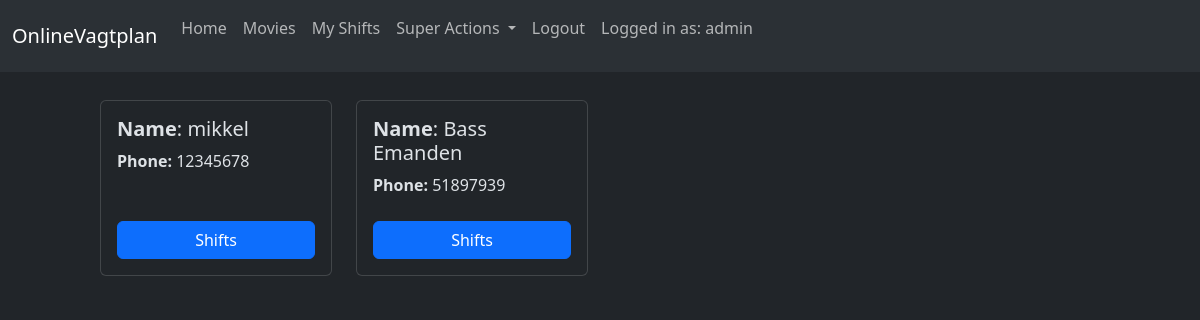
Before: /volunteers/ (signed in) with the older database file.
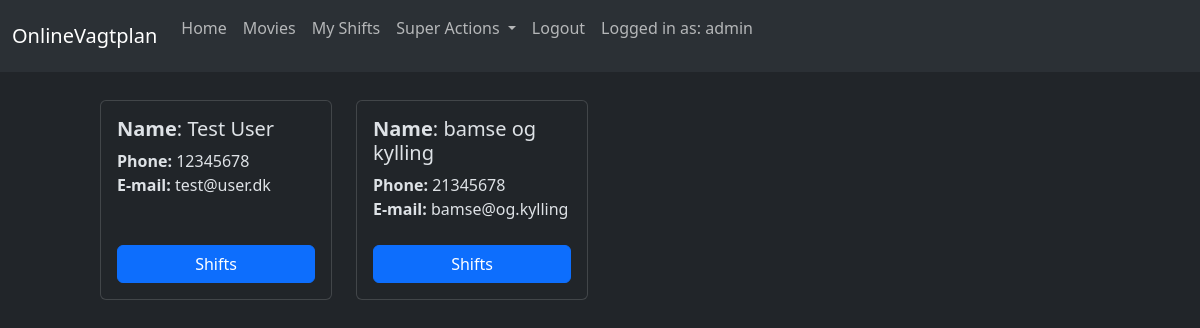
After: the same page with the newer database file.
### shiftbooker/models.py (models this page shows)
class User(AbstractUser):
    registered = models.DateField(
        ("Registration Date"), auto_now=False, auto_now_add=True
    )
    phone = models.CharField(max_length=100)
    shifts_taken = models.IntegerField("Number of shifts taken", default=0)
    objects = CustomUserManager()
    class Meta(AbstractUser.Meta):
        swappable = "AUTH_USER_MODEL"
        permissions = (("can_view_users_shifts", "Can view users and shifts"),)
    def get_absolute_url(self):
        return reverse("volunteer-detail", args=[str(self.id)])

### shiftbooker/views.py (the view)
# urls.py: path("volunteers/", views.VolunteerListView.as_view(), name="volunteers"),
class VolunteerListView(PermissionRequiredMixin, LoginRequiredMixin, generic.ListView):
    permission_required = "shiftbooker.can_view_users_shifts"
    model = get_user_model()
    template_name = "shiftbooker/volunteer_list.html"
    def get_queryset(self):
        queryset = get_user_model().objects.filter(groups__name="volunteer")
        return queryset
    def get_context_data(self, **kwargs):
        context = super().get_context_data(**kwargs)
        context["shifts"] = Shift.objects.all()
        return context

### templates/shiftbooker/volunteer_list.html
{% extends "base.html" %}
{% block content %}
<div class="row" style="padding-top:20px;">
  {% for volunteer in user_list %}
  <div class="col-3 mb-4">
    <div class="card" style="height:100%">
      <div class="card-body d-flex flex-column">
        <div class="flex-grow-1 align-self-start">
          <h5 class="card-title">
            <strong>Name</strong>:
            {% if volunteer.first_name and volunteer.last_name %}
            {{ volunteer.first_name }} {{ volunteer.last_name }}
            {% else %}
              {{ volunteer.username }}
            {% endif %}
          </h5>
          <p class="card-text" style="margin-bottom:0px"><strong>Phone:</strong> {{ volunteer.phone }}</p>
          {% if volunteer.email %}
            <p class="card-text"><strong>E-mail:</strong> {{ volunteer.email }}</p>
          {% endif %}
        </div>
        <br>
          <a href="{{ volunteer.get_absolute_url }}" class="btn btn-primary mt-auto">Shifts</a>
        </div>
    </div>
  </div>
  {% empty %}
  <p>There are no volunteers</p>
  {% endfor %}
</div>
</div>
{% endblock %}

### templates/base.html (shortened to what this page needs)
<!DOCTYPE html>
<html lang="en" data-bs-theme="dark">
<head>
    <link href="https://cdn.jsdelivr.net/npm/bootstrap@5.3.2/dist/css/bootstrap.min.css"
      rel="stylesheet"
>
    {% load static %}
    <link rel="stylesheet" href="{% static 'css/styles.css' %}" />
</head>
<body>
    <header>
        {% if user.is_authenticated %}
        <nav class="navbar navbar-expand-lg bg-body-tertiary">
            <div class="container-fluid">
                <a class="navbar-brand" href="{% url 'index' %}">OnlineVagtplan</a>
                <div class="collapse navbar-collapse" id="navbarNavDropdown">
                <ul class="navbar-nav">
                    <li class="nav-item">
                    <a class="nav-link" aria-current="page" href="{% url 'index' %}">Home</a>
                    </li>
                    <li class="nav-item">
                    <a class="nav-link" href="{% url 'movies' %}">Movies</a>
                    </li>
                    <li class="nav-item">
                    <a class="nav-link" href="{% url 'volunteer-detail' pk=user.id %}">My Shifts</a>
                    {% if perms.shiftbooker.can_view_users_shifts %}
                    <li class="nav-item dropdown">
                    <a class="nav-link dropdown-toggle" href="#" role="button" data-bs-toggle="dropdown" aria-expanded="false">
                    Super Actions
                    </a>
                    </li>
                    {% endif %}
                    {% if user.is_authenticated %}
                    <li class="nav-item"><a class="nav-link" href="{% url 'logout' %}?next={{ request.path }}">Logout</a></li>
                    <li class="nav-item">
                    <p class="nav-link">Logged in as: {{ user.get_username }}</p>
                    </li>
                    {% endif %}
                </ul>
                </div>
            </div>
        </nav>
        {% endif %}
    </header>
    <div style="padding-left:100px; padding-right: 100px;">
    <main>
        {% block content %}{% endblock %}
</body>
</html>

Changed rows visible on the page:
removed User: username "mikkel", phone "12345678"
removed User: first_name "Bass", last_name "Emanden", phone "51897939"
added User: first_name "Test", last_name "User", phone "12345678", email "test@user.dk"
added User: first_name "bamse", last_name "og kylling", phone "21345678", email "bamse@og.kylling"
